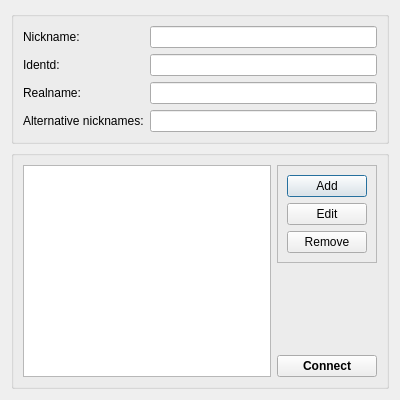
<?xml version="1.0" encoding="UTF-8"?>
<ui version="4.0">
 <class>SessionListDialog</class>
 <widget class="QDialog" name="SessionListDialog">
  <property name="geometry">
   <rect>
    <x>0</x>
    <y>0</y>
    <width>400</width>
    <height>400</height>
   </rect>
  </property>
  <property name="windowTitle">
   <string>Session list</string>
  </property>
  <layout class="QVBoxLayout" name="verticalLayout_2">
   <item>
    <widget class="QGroupBox" name="formGroupBox">
     <layout class="QFormLayout" name="formLayout">
      <item row="0" column="0">
       <widget class="QLabel" name="label">
        <property name="text">
         <string>Nickname:</string>
        </property>
       </widget>
      </item>
      <item row="1" column="0">
       <widget class="QLabel" name="label_2">
        <property name="text">
         <string>Identd:</string>
        </property>
       </widget>
      </item>
      <item row="2" column="0">
       <widget class="QLabel" name="label_3">
        <property name="text">
         <string>Realname:</string>
        </property>
       </widget>
      </item>
      <item row="3" column="0">
       <widget class="QLabel" name="label_4">
        <property name="text">
         <string>Alternative nicknames:</string>
        </property>
       </widget>
      </item>
      <item row="0" column="1">
       <widget class="QLineEdit" name="edtGblNickname"/>
      </item>
      <item row="1" column="1">
       <widget class="QLineEdit" name="edtGblUsername"/>
      </item>
      <item row="2" column="1">
       <widget class="QLineEdit" name="edtGblRealname"/>
      </item>
      <item row="3" column="1">
       <widget class="QLineEdit" name="edtGblAltnicknames"/>
      </item>
     </layout>
    </widget>
   </item>
   <item>
    <widget class="QGroupBox" name="horizontalGroupBox">
     <layout class="QHBoxLayout" name="horizontalLayout">
      <item>
       <layout class="QVBoxLayout" name="verticalLayout_3">
        <item>
         <widget class="QTreeWidget" name="lstSession">
          <property name="editTriggers">
           <set>QAbstractItemView::DoubleClicked</set>
          </property>
          <property name="expandsOnDoubleClick">
           <bool>false</bool>
          </property>
          <attribute name="headerVisible">
           <bool>false</bool>
          </attribute>
          <column>
           <property name="text">
            <string notr="true">1</string>
           </property>
          </column>
         </widget>
        </item>
       </layout>
      </item>
      <item>
       <layout class="QVBoxLayout" name="verticalLayout_4">
        <item>
         <widget class="QFrame" name="frame">
          <property name="frameShape">
           <enum>QFrame::StyledPanel</enum>
          </property>
          <property name="frameShadow">
           <enum>QFrame::Raised</enum>
          </property>
          <layout class="QVBoxLayout" name="verticalLayout">
           <item>
            <widget class="QPushButton" name="btnAdd">
             <property name="text">
              <string>Add</string>
             </property>
            </widget>
           </item>
           <item>
            <widget class="QPushButton" name="btnEdit">
             <property name="text">
              <string>Edit</string>
             </property>
            </widget>
           </item>
           <item>
            <widget class="QPushButton" name="btnRemove">
             <property name="text">
              <string>Remove</string>
             </property>
            </widget>
           </item>
          </layout>
         </widget>
        </item>
        <item>
         <spacer name="verticalSpacer">
          <property name="orientation">
           <enum>Qt::Vertical</enum>
          </property>
          <property name="sizeHint" stdset="0">
           <size>
            <width>20</width>
            <height>40</height>
           </size>
          </property>
         </spacer>
        </item>
        <item>
         <widget class="QPushButton" name="btnConnect">
          <property name="font">
           <font>
            <weight>75</weight>
            <bold>true</bold>
           </font>
          </property>
          <property name="text">
           <string>Connect</string>
          </property>
         </widget>
        </item>
       </layout>
      </item>
     </layout>
    </widget>
   </item>
  </layout>
 </widget>
 <resources/>
 <connections/>
</ui>
